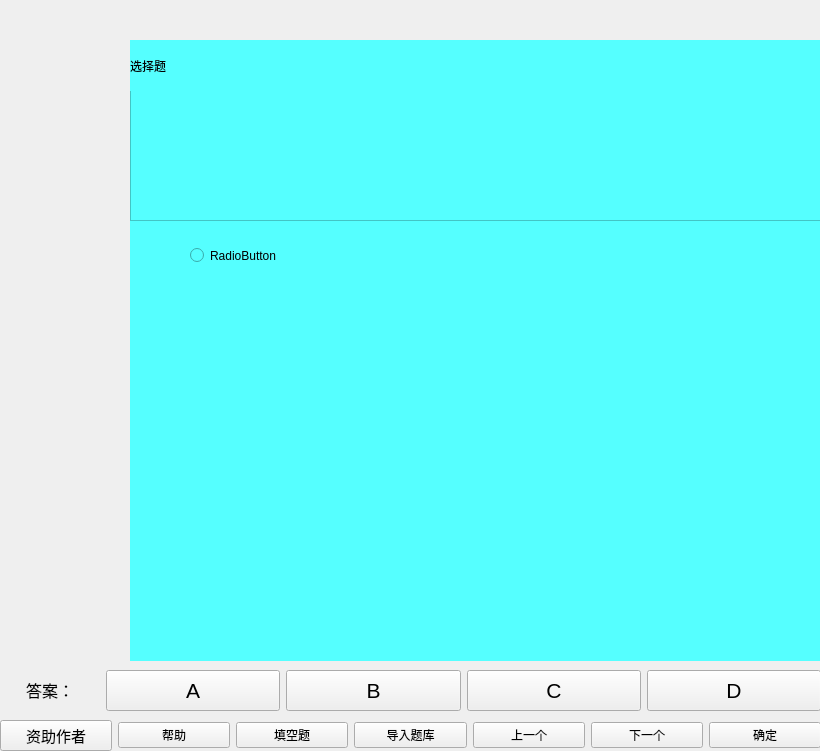
<?xml version="1.0" encoding="UTF-8"?>
<ui version="4.0">
 <class>Form</class>
 <widget class="QWidget" name="Form">
  <property name="geometry">
   <rect>
    <x>0</x>
    <y>0</y>
    <width>820</width>
    <height>751</height>
   </rect>
  </property>
  <property name="windowTitle">
   <string>Form</string>
  </property>
  <widget class="QWidget" name="horizontalLayoutWidget">
   <property name="geometry">
    <rect>
     <x>0</x>
     <y>660</y>
     <width>821</width>
     <height>61</height>
    </rect>
   </property>
   <layout class="QHBoxLayout" name="horizontalLayout">
    <item>
     <widget class="QLabel" name="label">
      <property name="maximumSize">
       <size>
        <width>100</width>
        <height>16777215</height>
       </size>
      </property>
      <property name="font">
       <font>
        <family>黑体</family>
        <pointsize>12</pointsize>
       </font>
      </property>
      <property name="text">
       <string>&lt;html&gt;&lt;head/&gt;&lt;body&gt;&lt;p align=&quot;center&quot;&gt;答案：&lt;/p&gt;&lt;/body&gt;&lt;/html&gt;</string>
      </property>
     </widget>
    </item>
    <item>
     <widget class="QPushButton" name="pushButton_A">
      <property name="minimumSize">
       <size>
        <width>55</width>
        <height>41</height>
       </size>
      </property>
      <property name="font">
       <font>
        <family>Arial</family>
        <pointsize>16</pointsize>
       </font>
      </property>
      <property name="text">
       <string>A</string>
      </property>
     </widget>
    </item>
    <item>
     <widget class="QPushButton" name="pushButton_B">
      <property name="minimumSize">
       <size>
        <width>0</width>
        <height>41</height>
       </size>
      </property>
      <property name="font">
       <font>
        <family>Arial</family>
        <pointsize>16</pointsize>
       </font>
      </property>
      <property name="text">
       <string>B</string>
      </property>
     </widget>
    </item>
    <item>
     <widget class="QPushButton" name="pushButton_C">
      <property name="minimumSize">
       <size>
        <width>0</width>
        <height>41</height>
       </size>
      </property>
      <property name="font">
       <font>
        <family>Arial</family>
        <pointsize>16</pointsize>
       </font>
      </property>
      <property name="text">
       <string>C</string>
      </property>
     </widget>
    </item>
    <item>
     <widget class="QPushButton" name="pushButton_D">
      <property name="minimumSize">
       <size>
        <width>0</width>
        <height>41</height>
       </size>
      </property>
      <property name="font">
       <font>
        <family>Arial</family>
        <pointsize>16</pointsize>
       </font>
      </property>
      <property name="text">
       <string>D</string>
      </property>
     </widget>
    </item>
   </layout>
  </widget>
  <widget class="QWidget" name="horizontalLayoutWidget_2">
   <property name="geometry">
    <rect>
     <x>0</x>
     <y>720</y>
     <width>821</width>
     <height>31</height>
    </rect>
   </property>
   <layout class="QHBoxLayout" name="horizontalLayout_2">
    <item>
     <widget class="QPushButton" name="pushButton_7">
      <property name="font">
       <font>
        <family>黑体</family>
        <pointsize>11</pointsize>
       </font>
      </property>
      <property name="text">
       <string>资助作者</string>
      </property>
     </widget>
    </item>
    <item>
     <widget class="QPushButton" name="pushButton_5">
      <property name="font">
       <font>
        <family>黑体</family>
       </font>
      </property>
      <property name="text">
       <string>帮助</string>
      </property>
     </widget>
    </item>
    <item>
     <widget class="QPushButton" name="pushButton">
      <property name="font">
       <font>
        <family>黑体</family>
        <pointsize>9</pointsize>
       </font>
      </property>
      <property name="text">
       <string>填空题</string>
      </property>
     </widget>
    </item>
    <item>
     <widget class="QPushButton" name="pushButton_6">
      <property name="font">
       <font>
        <family>黑体</family>
       </font>
      </property>
      <property name="text">
       <string>导入题库</string>
      </property>
     </widget>
    </item>
    <item>
     <widget class="QPushButton" name="pushButton_3">
      <property name="font">
       <font>
        <family>黑体</family>
       </font>
      </property>
      <property name="text">
       <string>上一个</string>
      </property>
     </widget>
    </item>
    <item>
     <widget class="QPushButton" name="pushButton_4">
      <property name="font">
       <font>
        <family>黑体</family>
       </font>
      </property>
      <property name="text">
       <string>下一个</string>
      </property>
     </widget>
    </item>
    <item>
     <widget class="QPushButton" name="pushButton_2">
      <property name="font">
       <font>
        <family>黑体</family>
       </font>
      </property>
      <property name="text">
       <string>确定</string>
      </property>
     </widget>
    </item>
   </layout>
  </widget>
  <widget class="QStackedWidget" name="stackedWidget">
   <property name="geometry">
    <rect>
     <x>130</x>
     <y>40</y>
     <width>691</width>
     <height>621</height>
    </rect>
   </property>
   <property name="styleSheet">
    <string notr="true">background-color: rgb(85, 255, 255);</string>
   </property>
   <widget class="QWidget" name="page">
    <widget class="QTextBrowser" name="textBrowser">
     <property name="geometry">
      <rect>
       <x>0</x>
       <y>50</y>
       <width>811</width>
       <height>131</height>
      </rect>
     </property>
     <property name="font">
      <font>
       <family>宋体</family>
       <pointsize>11</pointsize>
      </font>
     </property>
     <property name="html">
      <string>&lt;!DOCTYPE HTML PUBLIC &quot;-//W3C//DTD HTML 4.0//EN&quot; &quot;http://www.w3.org/TR/REC-html40/strict.dtd&quot;&gt;
&lt;html&gt;&lt;head&gt;&lt;meta name=&quot;qrichtext&quot; content=&quot;1&quot; /&gt;&lt;style type=&quot;text/css&quot;&gt;
p, li { white-space: pre-wrap; }
&lt;/style&gt;&lt;/head&gt;&lt;body style=&quot; font-family:'宋体'; font-size:11pt; font-weight:400; font-style:normal;&quot;&gt;
&lt;p style=&quot;-qt-paragraph-type:empty; margin-top:0px; margin-bottom:0px; margin-left:0px; margin-right:0px; -qt-block-indent:0; text-indent:0px;&quot;&gt;&lt;br /&gt;&lt;/p&gt;&lt;/body&gt;&lt;/html&gt;</string>
     </property>
    </widget>
    <widget class="QLabel" name="label_2">
     <property name="geometry">
      <rect>
       <x>0</x>
       <y>0</y>
       <width>691</width>
       <height>51</height>
      </rect>
     </property>
     <property name="text">
      <string>选择题</string>
     </property>
    </widget>
    <widget class="QRadioButton" name="radioButton">
     <property name="geometry">
      <rect>
       <x>60</x>
       <y>190</y>
       <width>591</width>
       <height>51</height>
      </rect>
     </property>
     <property name="text">
      <string>RadioButton</string>
     </property>
    </widget>
   </widget>
   <widget class="QWidget" name="page_2"/>
  </widget>
 </widget>
 <resources/>
 <connections/>
</ui>
